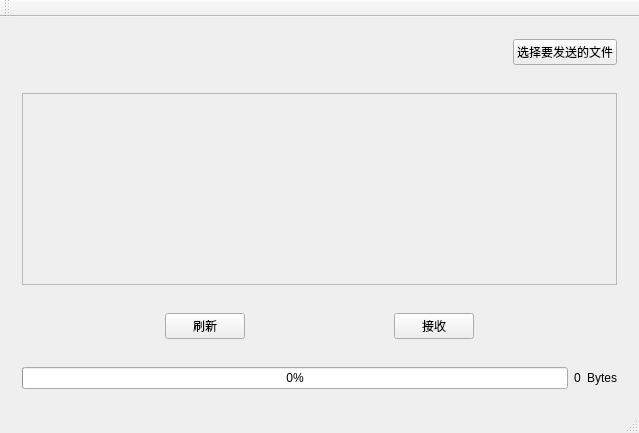
<?xml version="1.0" encoding="UTF-8"?>
<ui version="4.0">
 <class>MainWindow</class>
 <widget class="QMainWindow" name="MainWindow">
  <property name="geometry">
   <rect>
    <x>0</x>
    <y>0</y>
    <width>639</width>
    <height>433</height>
   </rect>
  </property>
  <property name="windowTitle">
   <string>文件发送工具</string>
  </property>
  <widget class="QWidget" name="centralWidget">
   <layout class="QVBoxLayout" name="verticalLayout">
    <item>
     <widget class="QWidget" name="widget" native="true">
      <property name="sizePolicy">
       <sizepolicy hsizetype="Preferred" vsizetype="Fixed">
        <horstretch>0</horstretch>
        <verstretch>0</verstretch>
       </sizepolicy>
      </property>
      <layout class="QHBoxLayout" name="horizontalLayout">
       <item>
        <widget class="QLabel" name="SendFileName">
         <property name="text">
          <string/>
         </property>
         <property name="wordWrap">
          <bool>true</bool>
         </property>
        </widget>
       </item>
       <item>
        <widget class="QPushButton" name="SelectSendFile">
         <property name="sizePolicy">
          <sizepolicy hsizetype="Fixed" vsizetype="Fixed">
           <horstretch>0</horstretch>
           <verstretch>0</verstretch>
          </sizepolicy>
         </property>
         <property name="cursor">
          <cursorShape>PointingHandCursor</cursorShape>
         </property>
         <property name="text">
          <string>选择要发送的文件</string>
         </property>
        </widget>
       </item>
      </layout>
     </widget>
    </item>
    <item>
     <widget class="QWidget" name="widget_2" native="true">
      <layout class="QHBoxLayout" name="horizontalLayout_2">
       <item>
        <widget class="QScrollArea" name="scrollArea">
         <property name="widgetResizable">
          <bool>true</bool>
         </property>
         <widget class="QWidget" name="scrollAreaWidgetContents">
          <property name="geometry">
           <rect>
            <x>0</x>
            <y>0</y>
            <width>601</width>
            <height>200</height>
           </rect>
          </property>
          <layout class="QVBoxLayout" name="FileList"/>
         </widget>
        </widget>
       </item>
      </layout>
     </widget>
    </item>
    <item>
     <widget class="QWidget" name="widget_3" native="true">
      <layout class="QHBoxLayout" name="horizontalLayout_3">
       <item>
        <widget class="QPushButton" name="pushButton">
         <property name="sizePolicy">
          <sizepolicy hsizetype="Fixed" vsizetype="Fixed">
           <horstretch>0</horstretch>
           <verstretch>0</verstretch>
          </sizepolicy>
         </property>
         <property name="cursor">
          <cursorShape>PointingHandCursor</cursorShape>
         </property>
         <property name="text">
          <string>刷新</string>
         </property>
        </widget>
       </item>
       <item>
        <widget class="QPushButton" name="Receive">
         <property name="sizePolicy">
          <sizepolicy hsizetype="Fixed" vsizetype="Fixed">
           <horstretch>0</horstretch>
           <verstretch>0</verstretch>
          </sizepolicy>
         </property>
         <property name="cursor">
          <cursorShape>PointingHandCursor</cursorShape>
         </property>
         <property name="text">
          <string>接收</string>
         </property>
        </widget>
       </item>
      </layout>
     </widget>
    </item>
    <item>
     <widget class="QWidget" name="widget_4" native="true">
      <layout class="QHBoxLayout" name="horizontalLayout_4">
       <item>
        <widget class="QProgressBar" name="progressBar">
         <property name="sizePolicy">
          <sizepolicy hsizetype="Preferred" vsizetype="Fixed">
           <horstretch>0</horstretch>
           <verstretch>0</verstretch>
          </sizepolicy>
         </property>
         <property name="value">
          <number>0</number>
         </property>
        </widget>
       </item>
       <item>
        <widget class="QLabel" name="filesize">
         <property name="sizePolicy">
          <sizepolicy hsizetype="Fixed" vsizetype="Preferred">
           <horstretch>0</horstretch>
           <verstretch>0</verstretch>
          </sizepolicy>
         </property>
         <property name="text">
          <string>0</string>
         </property>
         <property name="alignment">
          <set>Qt::AlignCenter</set>
         </property>
        </widget>
       </item>
       <item>
        <widget class="QLabel" name="unit">
         <property name="sizePolicy">
          <sizepolicy hsizetype="Fixed" vsizetype="Preferred">
           <horstretch>0</horstretch>
           <verstretch>0</verstretch>
          </sizepolicy>
         </property>
         <property name="text">
          <string>Bytes</string>
         </property>
         <property name="alignment">
          <set>Qt::AlignCenter</set>
         </property>
        </widget>
       </item>
      </layout>
     </widget>
    </item>
   </layout>
  </widget>
  <widget class="QMenuBar" name="menuBar">
   <property name="geometry">
    <rect>
     <x>0</x>
     <y>0</y>
     <width>639</width>
     <height>23</height>
    </rect>
   </property>
  </widget>
  <widget class="QToolBar" name="mainToolBar">
   <attribute name="toolBarArea">
    <enum>TopToolBarArea</enum>
   </attribute>
   <attribute name="toolBarBreak">
    <bool>false</bool>
   </attribute>
  </widget>
  <widget class="QStatusBar" name="statusBar"/>
 </widget>
 <layoutdefault spacing="6" margin="11"/>
 <resources/>
 <connections/>
</ui>
